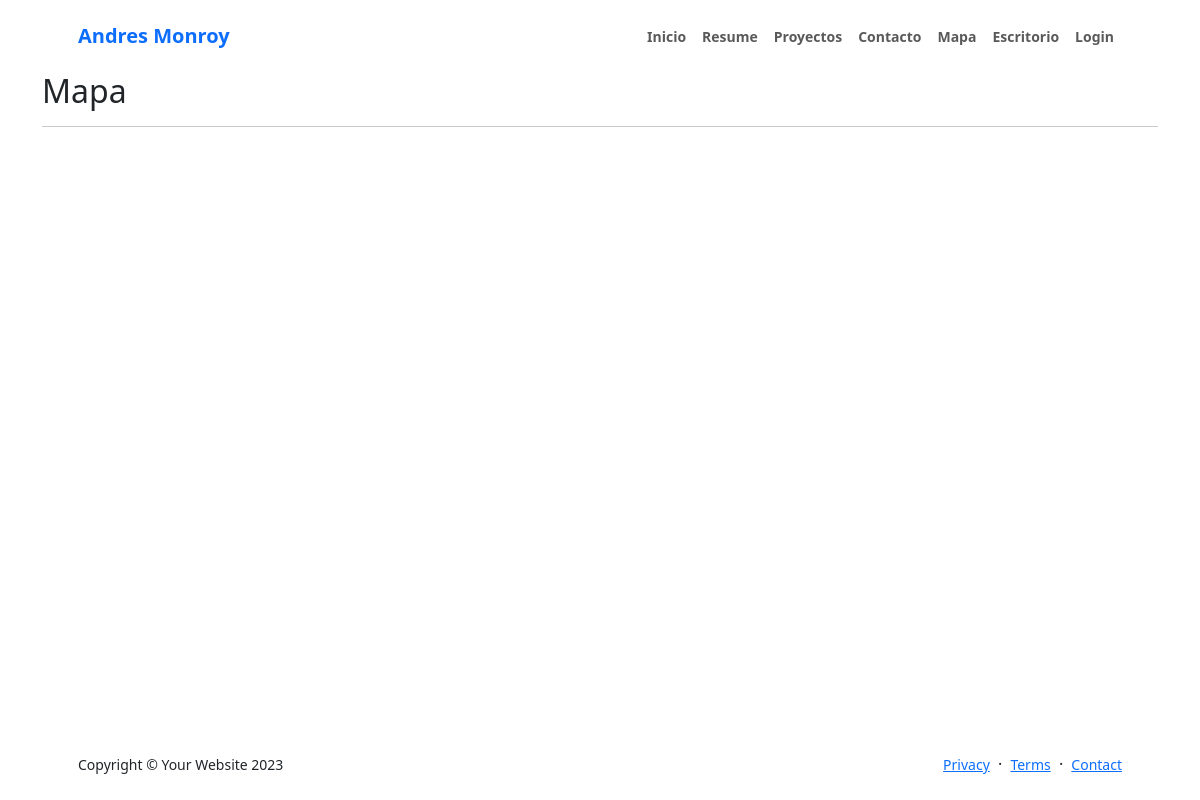
/locations/, run on an earlier commit of the app's database.
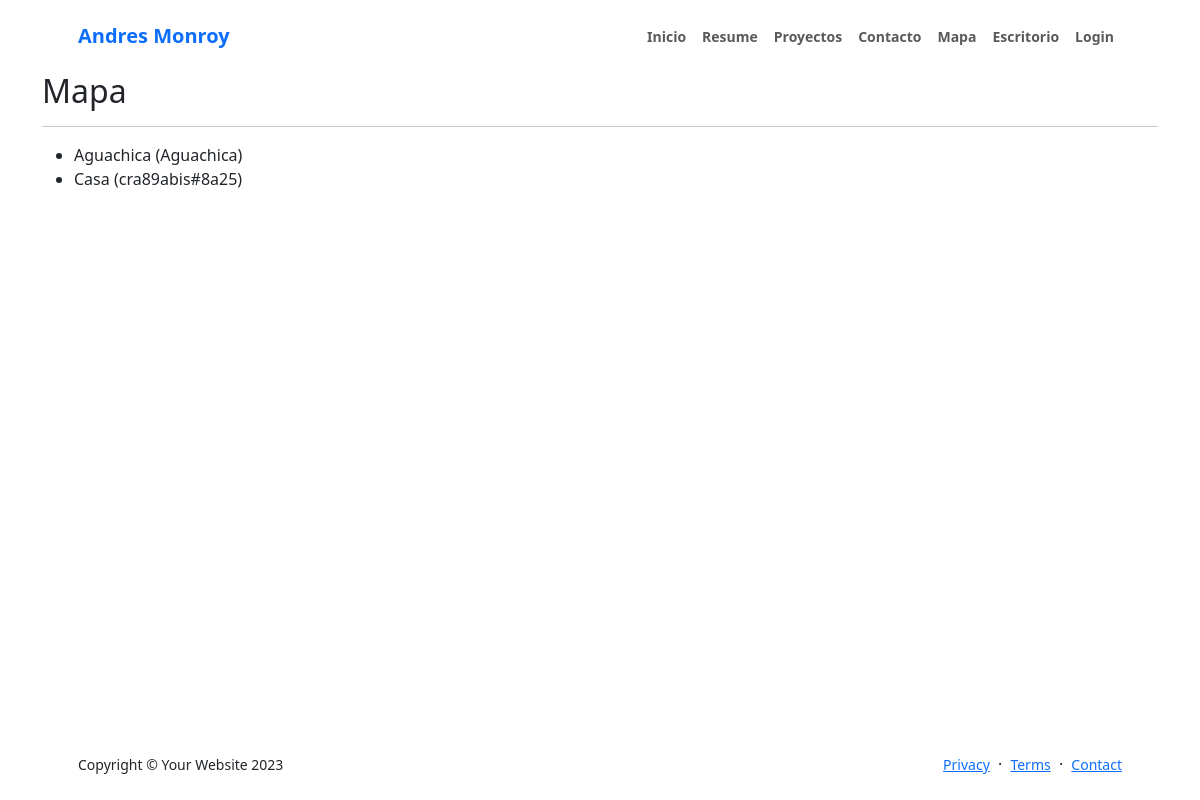
And on a later commit of the database.
### apps/locations/models.py (models this page shows, shortened)
class Lugares(models.Model):
    name = models.CharField(max_length=250, verbose_name='Nombre Sucursal')
    address = models.CharField(max_length=250, verbose_name='Dirección')
    lat = models.FloatField(verbose_name='Latitud')
    lng = models.FloatField(verbose_name='Longitud')
    class Meta:
        verbose_name = 'Sucursal'
        verbose_name_plural = 'Sucursales'
        ordering = ['name']

### apps/locations/views.py (the view)
# urls.py: path('locations/', views.sitios_interes, name='locations'),
def sitios_interes(request):
    locations = Lugares.objects.all()
    initialMap = folium.Map(location=[4.720026,-74.032649], zoom_start=11)
    latitudes = [location.lat for location in locations]
    longitudes = [location.lng for location in locations]
    popups = [location.name for location in locations]
    FastMarkerCluster(data=list(zip(latitudes, longitudes, popups))).add_to(initialMap)
    context = {'map':initialMap._repr_html_(), 'locations':locations}
    return render(request, 'mapa.html',context )

### apps/locations/templates/mapa.html (shortened to what this page needs)
{% extends "layouts/base.html" %}
{% load static %}
{% block content %}
    <div class="container">
        <h2>Mapa</h2>
        <hr>
        <ul>
            {% for loc in locations %}
                <li>{{ loc.name }} ({{ loc.address }})</li>
            {% endfor %}
        </ul>
    </div>
{% endblock %}

### templates/layouts/base.html (shortened to what this page needs)
{% load static %}
<!DOCTYPE html>
<html>
<head>
    <link rel="stylesheet" href="{% static 'css/index.css' %}">
    <link rel="stylesheet" href="{% static 'bootstrap/css/bootstrap.min.css' %}">
    <link href="https://cdn.jsdelivr.net/npm/remixicon@3.5.0/fonts/remixicon.css" rel="stylesheet">
</head>
<body class="d-flex flex-column h-100">
        <main class="flex-shrink-0">
            {% include 'includes/navbar.html' %}
            {% block content %}{% endblock %}
        </main>
        {% include 'includes/footer.html' %}
</body>
</html>

### templates/includes/navbar.html (shortened to what this page needs)
{% load static %}
    <nav class="navbar navbar-expand-lg navbar-light bg-white py-3">
        <div class="container px-5">
            <a class="navbar-brand" href="{% url 'index' %}"><span class="fw-bolder text-primary">Andres Monroy</span></a>
            <div class="collapse navbar-collapse" id="navbarSupportedContent">
                <ul class="navbar-nav ms-auto mb-2 mb-lg-0 small fw-bolder">
                    <li class="nav-item"><a class="nav-link" href="{% url 'index' %}">Inicio</a></li>
                    <li class="nav-item"><a class="nav-link" href="{% url 'resume' %}">Resume</a></li>
                    <li class="nav-item"><a class="nav-link" href="{% url 'projects' %}">Proyectos</a></li>
                    <li class="nav-item"><a class="nav-link" href="{% url 'contact' %}">Contacto</a></li>
                    <li class="nav-item"><a class="nav-link" href="{% url 'locations' %}">Mapa</a></li>
                    <li class="nav-item"><a class="nav-link" href="{% url 'dashboard' %}">Escritorio</a></li>
                    {% if user.is_authenticated %}
                        <li class="nav-item"><a class="nav-link" href="{% url 'logout' %}">Logout</a></li>
                    {% else %}
                        <li class="nav-item"><a class="nav-link" href="{% url 'login' %}">Login</a></li>
                    {% endif %}
                </ul>
            </div>
        </div>
    </nav>

### templates/includes/header.html
{% load static %}

### templates/includes/footer.html
    <footer class="bg-white py-4 mt-auto">
        <div class="container px-5">
            <div class="row align-items-center justify-content-between flex-column flex-sm-row">
                <div class="col-auto"><div class="small m-0">Copyright &copy; Your Website 2023</div></div>
                <div class="col-auto">
                    <a class="small" href="#!">Privacy</a>
                    <span class="mx-1">&middot;</span>
                    <a class="small" href="#!">Terms</a>
                    <span class="mx-1">&middot;</span>
                    <a class="small" href="#!">Contact</a>
                </div>
            </div>
        </div>
    </footer>

What changed in the data, as far as the page shows it:
added Lugares: name "Aguachica", address "Aguachica"
added Lugares: name "Casa", address "cra89abis#8a25"
